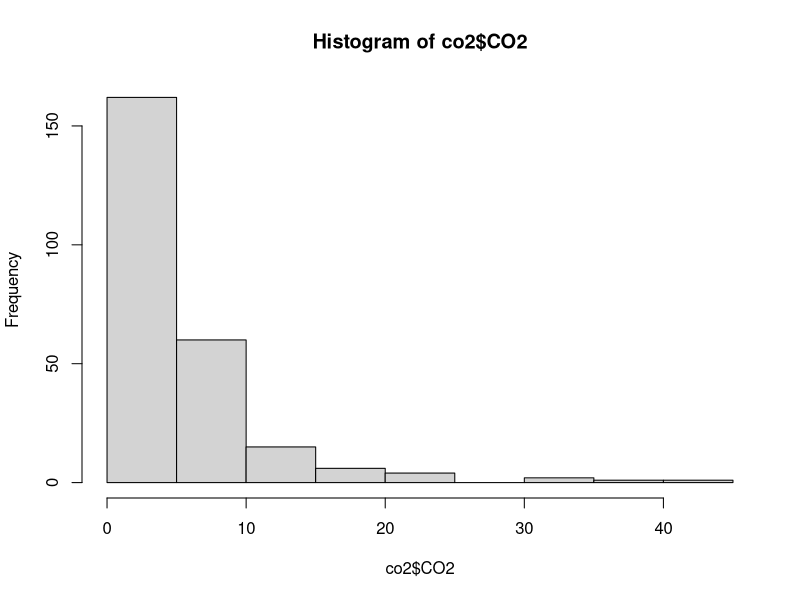
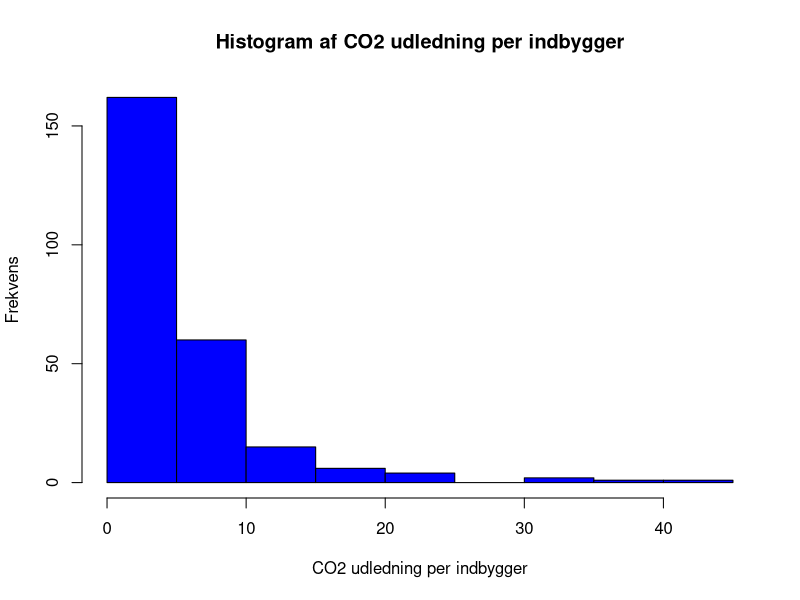
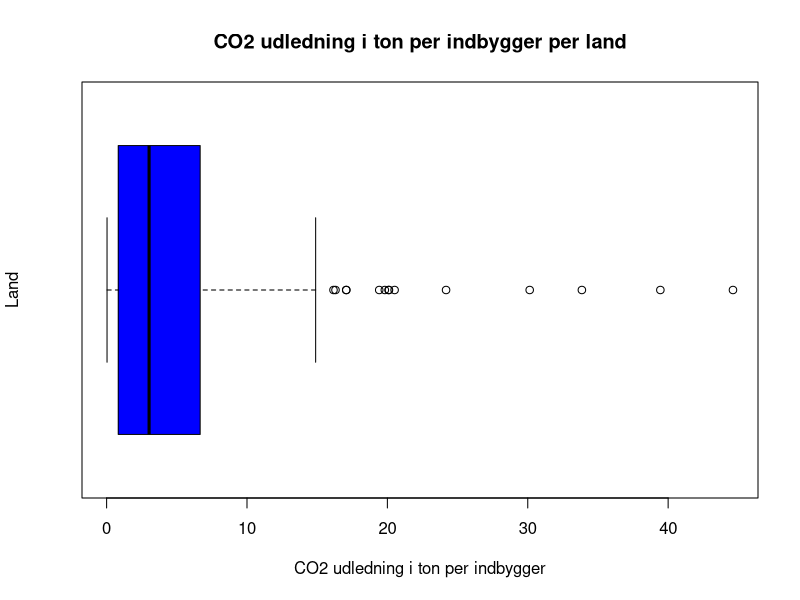

Reproduce these figures in R, in order.
co2  <- read.csv("CO2.csv", sep = ";", row.names = NULL)

h <- hist(co2$CO2)
pdf("co2plot.pdf", width = 10, height = 8)
plot(h, xlab = "CO2 udledning per indbygger", ylab = "Frekvens"
     , main = "Histogram af CO2 udledning per indbygger", col = "blue")
dev.off()

pdf("co2boxplot.pdf", width = 10, height = 4)
boxplot(co2$CO2, main = "CO2 udledning i ton per indbygger per land"
        , col = "blue", horizontal = TRUE
        , xlab = "CO2 udledning i ton per indbygger"
        , ylab = "Land", boxwex = 1.5)
dev.off()

#lande der ligger uden for 1.5 IRQ (potentielle outliers)
for (i in 1:length(co2$CO2)) {
  if (co2$CO2[i] > 6.6646 + (6.6646 - 0.828) *  1.5) {
    print(co2$Country[i])
    print(co2$CO2[i])
  }
}

sd(co2$CO2)
summary(co2$CO2)

#standard error
sd(co2$CO2) / length(co2$CO2)
var(co2$CO2)
